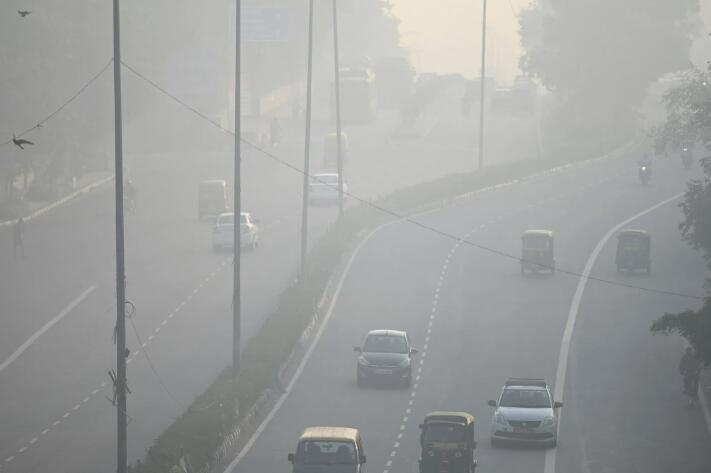
#> input picture assignment_5/image_input/img1.jpg, 711 x 473 px, found by its file name
$ python defog.py
#> lines starting #> are read from the running program, lines starting #| are printed output that depends on the picture
#> further down, image is the input picture: shape (473, 711, 3); mean B, G, R 159.3, 160.1, 158.6
import cv2
import numpy as np

def zmMinFilterGray(src, r=7):
#> called with r = 7
    return cv2.erode(src, np.ones((2 * r + 1, 2 * r + 1)))

def guidedfilter(I, p, r, eps):
#> called with r = 81, eps = 0.001
    height, width = I.shape
#> height = 473; width = 711
    m_I = cv2.boxFilter(I, -1, (r, r))
    m_p = cv2.boxFilter(p, -1, (r, r))
    m_Ip = cv2.boxFilter(I * p, -1, (r, r))
    cov_Ip = m_Ip - m_I * m_p
    m_II = cv2.boxFilter(I * I, -1, (r, r))
    var_I = m_II - m_I * m_I
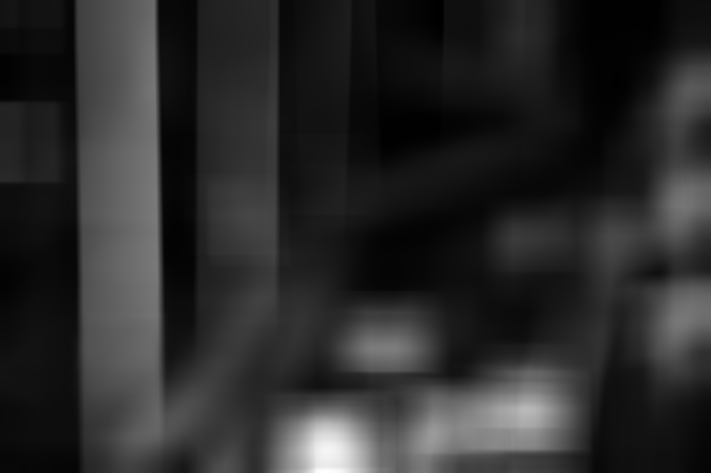
#> var_I: shape (473, 711) float64; min 3.53e-05, max 0.00983, mean 0.00171; drawn with min black and max white
    a = cov_Ip / (var_I + eps)
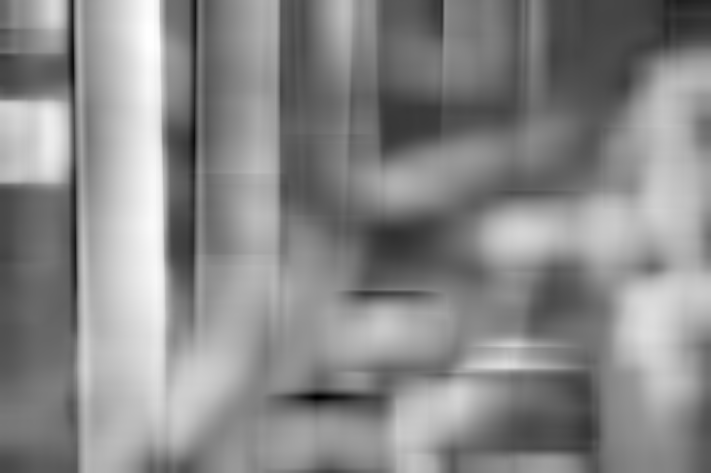
#> a: shape (473, 711) float64; min -0.234, max 0.929, mean 0.39; drawn with min black and max white
    b = m_p - a * m_I
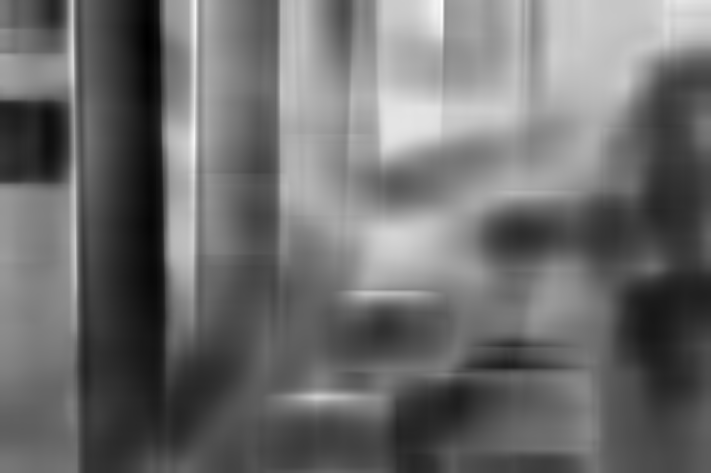
#> b: shape (473, 711) float64; min -0.00847, max 0.82, mean 0.345; drawn with min black and max white
    m_a = cv2.boxFilter(a, -1, (r, r))
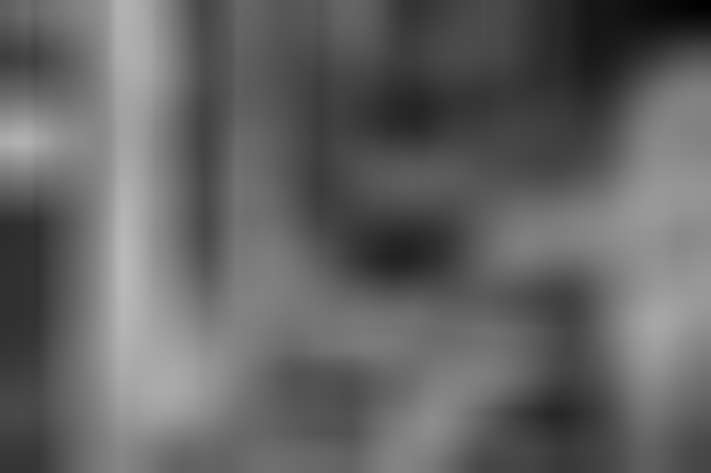
#> m_a: shape (473, 711) float64; min 0.00301, max 0.728, mean 0.39
    m_b = cv2.boxFilter(b, -1, (r, r))
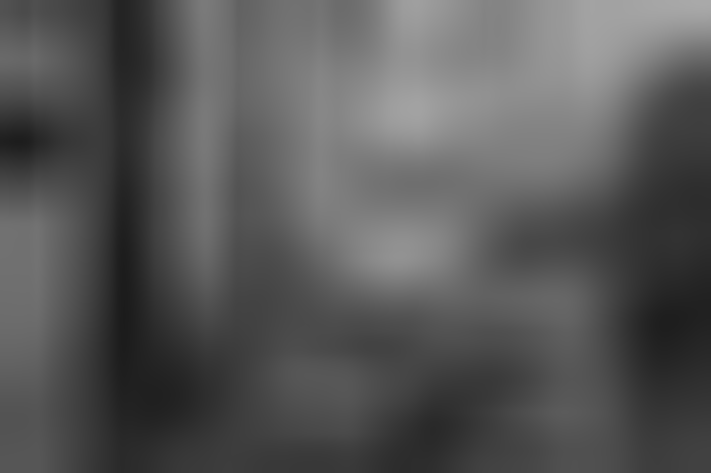
#> m_b: shape (473, 711) float64; min 0.109, max 0.666, mean 0.345
    return m_a * I + m_b
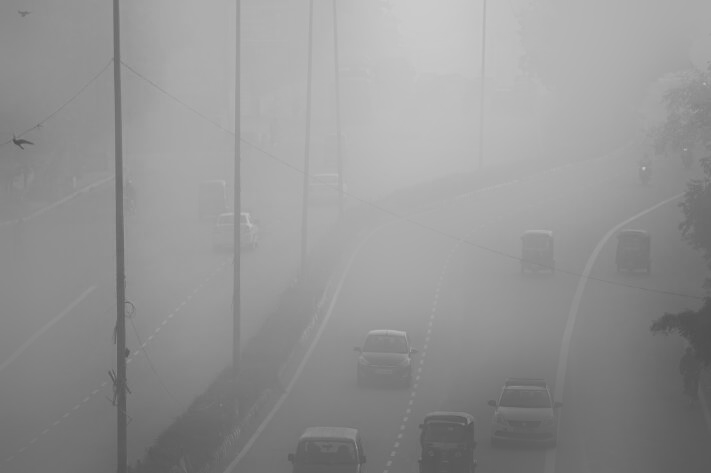
#> returned value: shape (473, 711) float64; min 0.313, max 0.794, mean 0.58

def Defog(m, r, eps, w, maxV1):
    V1 = np.min(m, 2)
    Dark_Channel = zmMinFilterGray(V1, 7)
    V1 = guidedfilter(V1, Dark_Channel, r, eps)
    bins = 2000
    ht = np.histogram(V1, bins)
    d = np.cumsum(ht[0]) / float(V1.size)
#> d = 2000 values from 2.97e-06 to 1
    for lmax in range(bins - 1, 0, -1):
        if d[lmax] <= 0.999:
            break
    A = np.mean(m, 2)[V1 >= ht[1][lmax]].max()
#> A = 0.895
    V1 = np.minimum(V1 * w, maxV1)
    return V1, A

def deHaze(m, r=81, eps=0.001, w=0.95, maxV1=0.80, bGamma=False):
    Y = np.zeros(m.shape)
    Mask_img, A = Defog(m, r, eps, w, maxV1)
#> A = 0.895
    for k in range(3):
        Y[:,:,k] = (m[:,:,k] - Mask_img)/(1-Mask_img/A)
    Y = np.clip(Y, 0, 1)
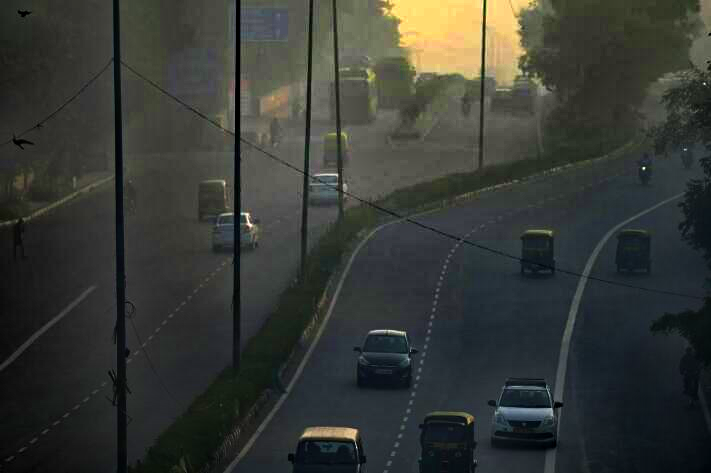
#> Y: shape (473, 711, 3) float64; mean of channels 0, 1, 2 0.21, 0.228, 0.217; drawn as B, G, R
    if bGamma:
        Y = Y ** (np.log(0.5) / np.log(Y.mean()))
    return Y

image=cv2.imread('D:\\Projects\\PycharmProjects\\ImageAnalysisProject\\assignment_5\\image_input\\img1.jpg')
defogImg = deHaze(image/255.0)
cv2.imshow('Image',image)
cv2.imshow('defogImg', defogImg)
cv2.waitKey(0)
cv2.destroyAllWindows()

$ run again, with assignment_5/image_input/img3.jpg copied over assignment_5/image_input/img1.jpg
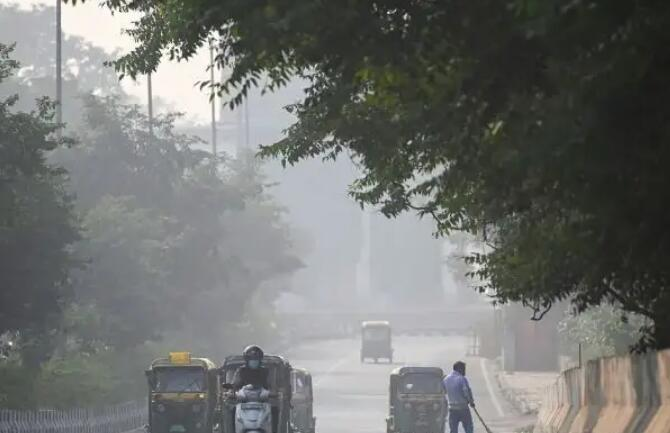
#> input picture assignment_5/image_input/img3.jpg, 670 x 433 px, found by its file name
#> image is the input picture: shape (433, 670, 3); mean B, G, R 113.9, 116.4, 114.6
#> in guidedfilter, `return m_a * I + m_b`:
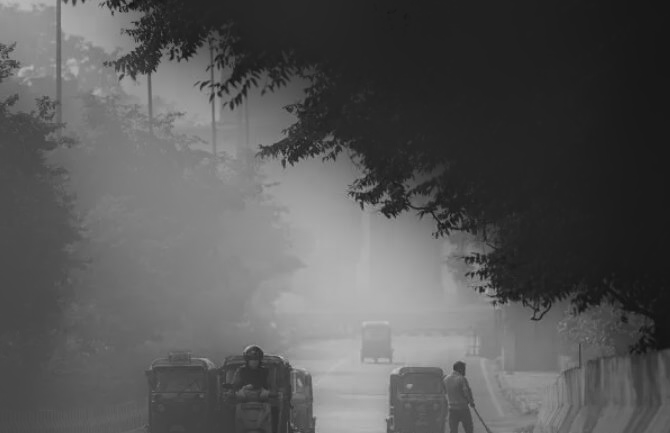
#> returned value: shape (433, 670) float64; min 0.0713, max 0.763, mean 0.345
#> d = 2000 values from 3.45e-06 to 1
#> in Defog, `A = np.mean(m, 2)[V1 >= ht[1][lmax]].max()`: A = 0.986
#> after the loop in deHaze, `for k in range(3):`:
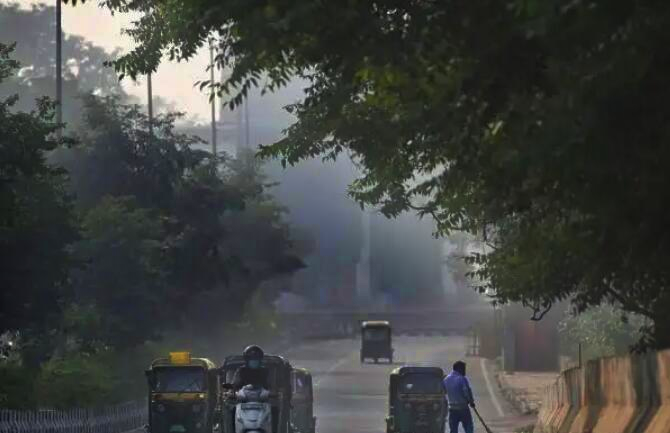
#> Y: shape (433, 670, 3) float64; mean of channels 0, 1, 2 0.213, 0.223, 0.213; drawn with min black and max white

$ run again, with assignment_5/image_input/img4.jpg copied over assignment_5/image_input/img1.jpg
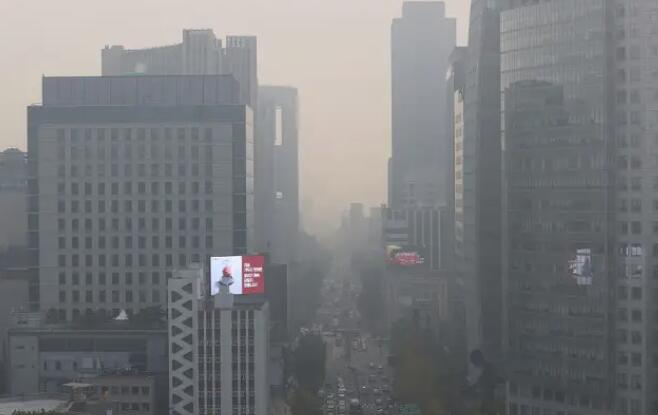
#> input picture assignment_5/image_input/img4.jpg, 658 x 415 px, found by its file name
#> image is the input picture: shape (415, 658, 3); mean B, G, R 124.7, 122.5, 121.2
#> d = 2000 values from 3.66e-06 to 1
#> in Defog, `A = np.mean(m, 2)[V1 >= ht[1][lmax]].max()`: A = 0.83
#> in deHaze, `Y = np.clip(Y, 0, 1)`:
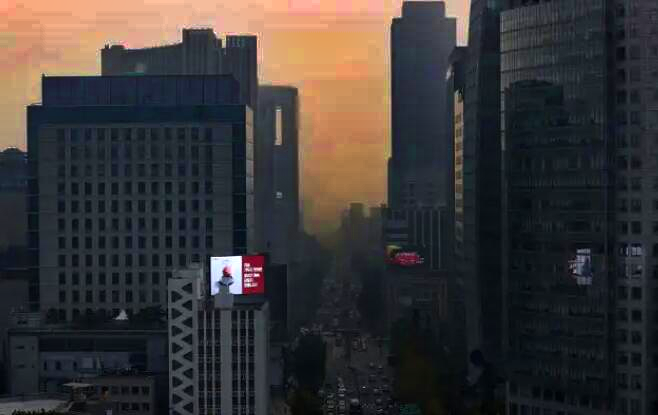
#> Y: shape (415, 658, 3) float64; mean of channels 0, 1, 2 0.216, 0.217, 0.23; drawn as B, G, R
